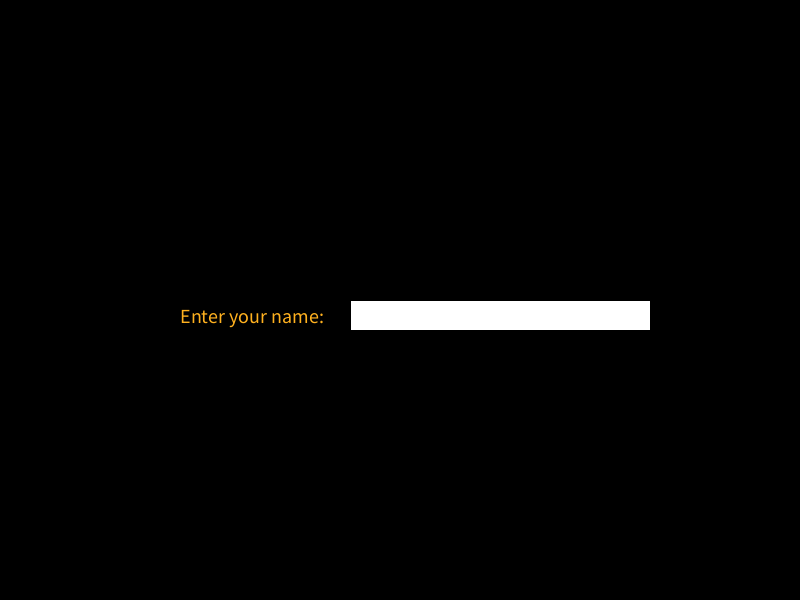
Frame 1 (no input)
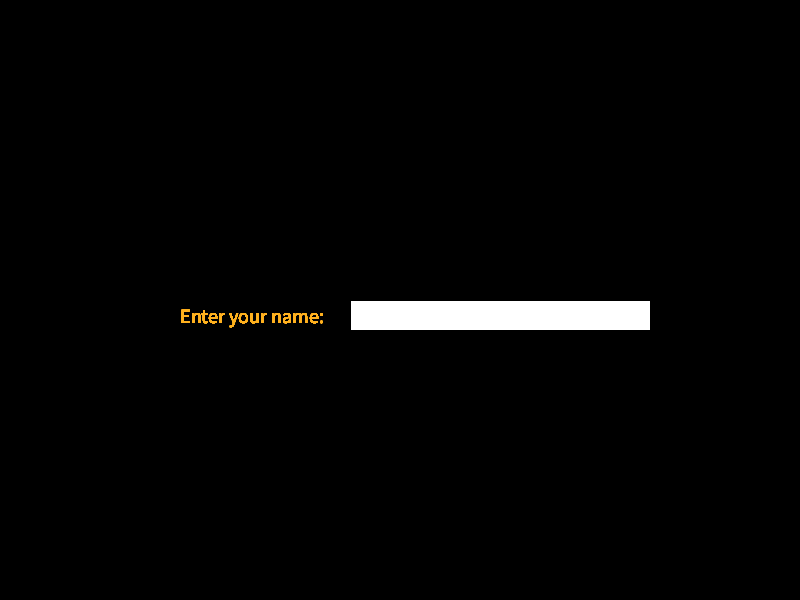
Frame 60 (the mouse pressed at the canvas centre just before this capture)
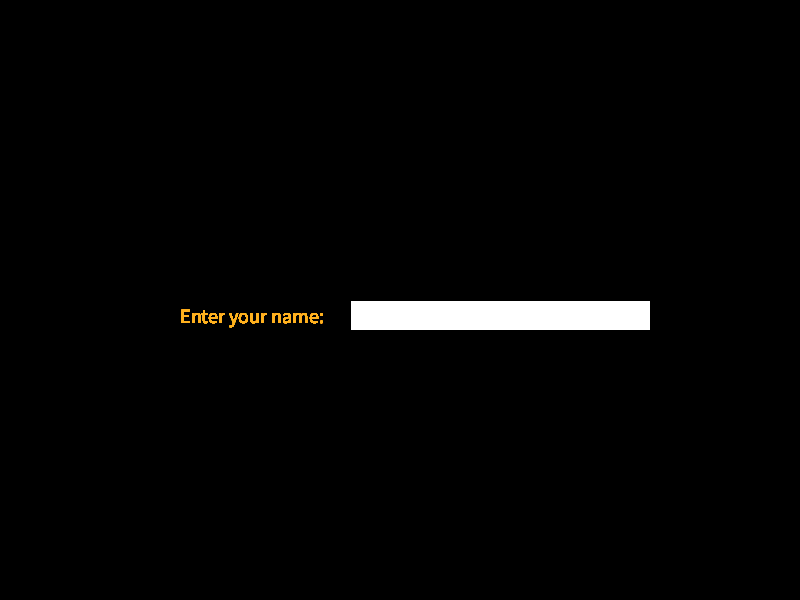
Frame 120 (the mouse held since frame 60 and released just before this capture)

The Processing sketch that drew these frames (run headless with seeded random() and noise(); from frame 60 on, the mouse is pressed at the canvas centre):

// Processing sketch: Interactive_Writer
// ── Interactive_Writer.pde
/*
  Name: Interactive Writer
 Author: Rodrick Moore
 Date: 11/13/19
 Desc: An orange prompt appears in the center of your black screen (‘Enter your name: ‘). 
 You can type in a name and it appears in the center of the screen as you type. (example. ‘duran’)
 Upon pressing <enter/return> the word disappears and a greeting slides in from right to the center 
 of the screen:  “Greetings duran!”
 When the greeting reaches the center position, then it grows and fades until is disappears
 When the greeting disappears the process starts anew
 */

String name;
float separateT;
float textX;
float textX2;
float fade;
float slide;
float slide2;
boolean nameInput;
boolean furtherBack;
boolean greet;
boolean enter;
boolean textOver;
boolean textOver2;
void setup()
{
  size(800, 600); 
  name = "";
  separateT = 10;
  fade = 255;
  slide = width + 100;
  slide2 = width + 110;
  nameInput = true;
  enter = false;
  greet = false;
  textX = width/2-50;
  textX2 = 100;
  textOver2 = false;
  background(0);
  fill(255);
  rect(width/2-50, height/2, 300, 30);
}

void draw()
{
  if (enter == false)
  {
    fill(#FFB11F);
    textSize(20);
    text("Enter your name:", width/8 + 80, height/2 + 23);
  }
  if (enter == true && greet == false)
  {
    enter();
  }
  if (enter == true && greet == true)
  {

    greet();
  }
}

void keyPressed()
{
  if (nameInput == true)
  {
    if (textX <= width/2-50)
    {
      textX = width/2-50;
    }
    if (key == ENTER) {
      enter = true;
    } 
    if (key != BACKSPACE)
    {
      textSize(20);
      fill(#FFB11F);
      text(key, textX, height/2 + 20);
      name = name + key;
      textX += textWidth(key);
    }
  }
}

// ── Name.pde

void name()
{
  if (keyPressed && key == ENTER)
  {
    
      enter = true;
    
  }
} 

// ── Name_Store.pde
boolean nameStore(char letters)
{
  if(keyPressed && letters == key)
  {
   return true; 
  } else
  {
   return false; 
  }
}

// ── enter.pde
void enter()
{
  fill(fade);
  rect(0,0,width,height);
  fade = fade - 5;
  if(fade <= 0)
  {
   greet = true; 
  }
}

// ── greet.pde
void greet()
{
  nameInput = false;
  fill(0);
  background(0);
  fill(#FFB11F);
  textSize(50);
  text("Greetings "+ name, slide, height/2);
  
  if(slide <= width/4)
  {
   slide = slide + 0; 
   slide2 = slide2 + 0;
  } else
  {
   slide = slide - 10;
   slide2 = slide2 - 10;
  }
}

// ── textSeparate.pde
void textSeparate()
{
  if (textOver == true)
  {
    textX = textX + separateT; 
    textOver = false;
  }
  if (textOver2 == true)
  {
    if (key == 'd')
    {
      textX = textX + 13;
    } else if (key == 'm' || key == 'w')
    {
      textX = textX + 15;
      textOver2 = false;
    }
  }
}
